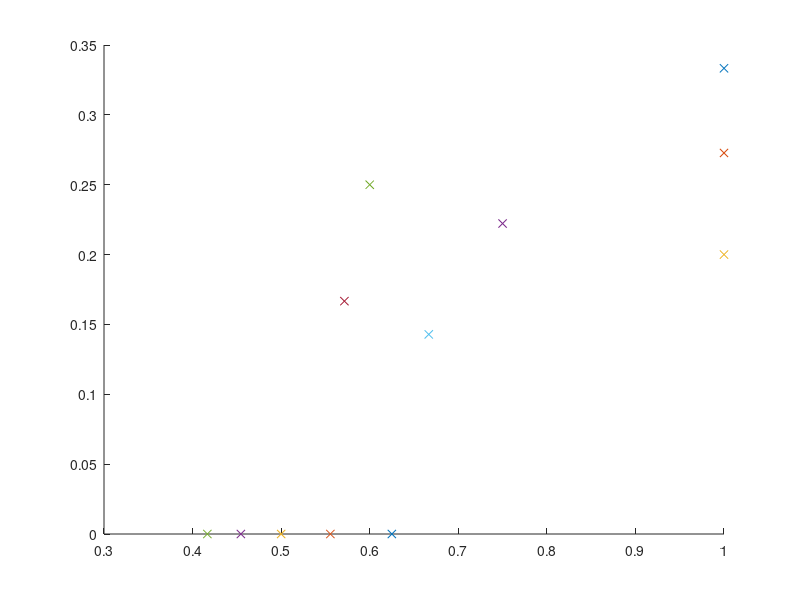

This chart was generated by the following MATLAB code:
data = [0.25 0.29 0.62 0.27 0.82 1.18 0.93 0.54 0.78 0.31 1.11 1.08 1.02];
labels = [1 1 1 1 1 2 2 2 2 2 2 2 2];

dataset = [data' labels'];

dataset = sortrows(dataset,1);

hold on

for i = 1:numel(data)
    left = dataset(1:i,:);
    right = dataset(i+1:end,:);
    tps = sum(right(:,2) == 2);
    tns = sum(left(:,2) == 1);
    fps = sum(right(:,2) == 1);
    fns = sum(left(:,2) == 2);
    sensitivity = tps / (tps + fps);
    specificity = tns / (tns + fns);
    plot(specificity, 1 - sensitivity, 'x-');
end